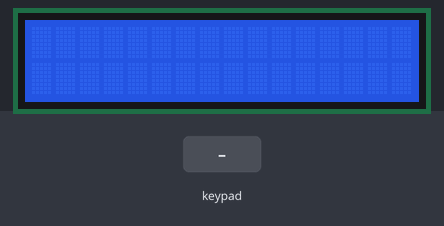
The program below on a simulated Arduino Uno, built with avr-gcc and run on an emulated ATmega328P. On the bench: 16×2 character LCD. The inputs (shaded band) are chosen by the test bench.

Above: at 1.2 s.
1.3 s: key 'A' pressed
At 1.8 s:
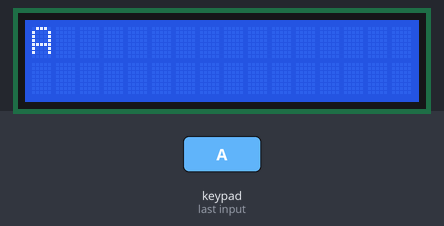
2.8 s: key 'B' pressed
At 3.9 s:
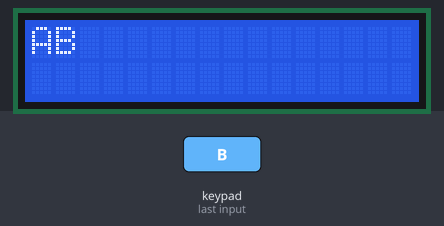
4.3 s: key 'C' pressed
At 5.2 s:
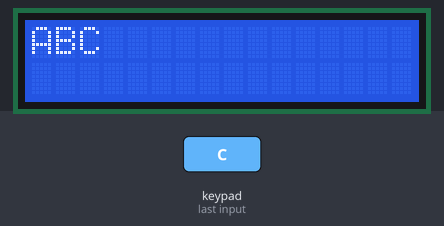
5.8 s: key '*' pressed
At 6.6 s:
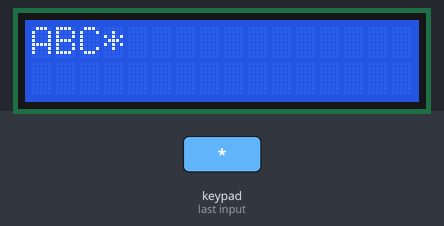
7.3 s: key '#' pressed
At 8.5 s:
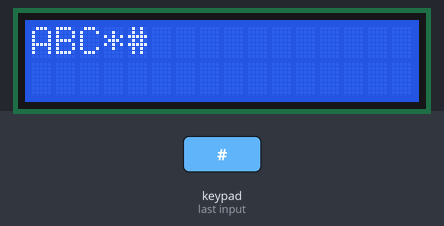
8.8 s: key 'A' pressed
At 10.0 s:
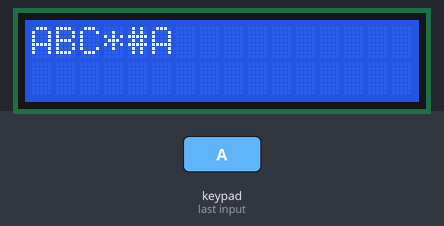
Timing chart, 0 to 11.3 s (numbered marks = the images above; inputs shaded):
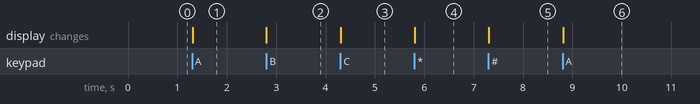

Measured:
- after the input at 1.3 s, the display: changes at once (image 1)
- after the input at 2.8 s, the display: changes at once (image 2)
- after the input at 4.3 s, the display: changes at once (image 3)
- after the input at 5.8 s, the display: changes at once (image 4)
- after the input at 7.3 s, the display: changes at once (image 5)
- after the input at 8.8 s, the display: changes at once (image 6)

The program:

main.cpp
```cpp
#include <Arduino.h>
#include <Wire.h>
#include <LiquidCrystal.h>
#include <Keypad.h>

const int rs = 12, e = 11, d4 = 5, d5 = 4, d6 = 3, d7 = 2;
LiquidCrystal lcd(rs, e, d4, d5, d6, d7);

const int ROW_NUM = 4;
const int COL_NUM = 3;

char keys[ROW_NUM][COL_NUM] = {
    {'A', 'B', 'C'},
    {'4', '5', '6'},
    {'7', '8', '9'},
    {'*', '0', '#'},
};

// Deklarasi koneksi ke mikro
byte pin_rows[ROW_NUM] = {7, 6, 1, 0};
byte pin_column[COL_NUM] = {8, 9, 10};

Keypad keypad = Keypad(makeKeymap(keys), pin_rows, pin_column, ROW_NUM, COL_NUM);

void setup()
{
  // put your setup code here, to run once:
  lcd.begin(16, 2);
}

void loop()
{
  char key = keypad.waitForKey();
  lcd.print(key);
}
```
